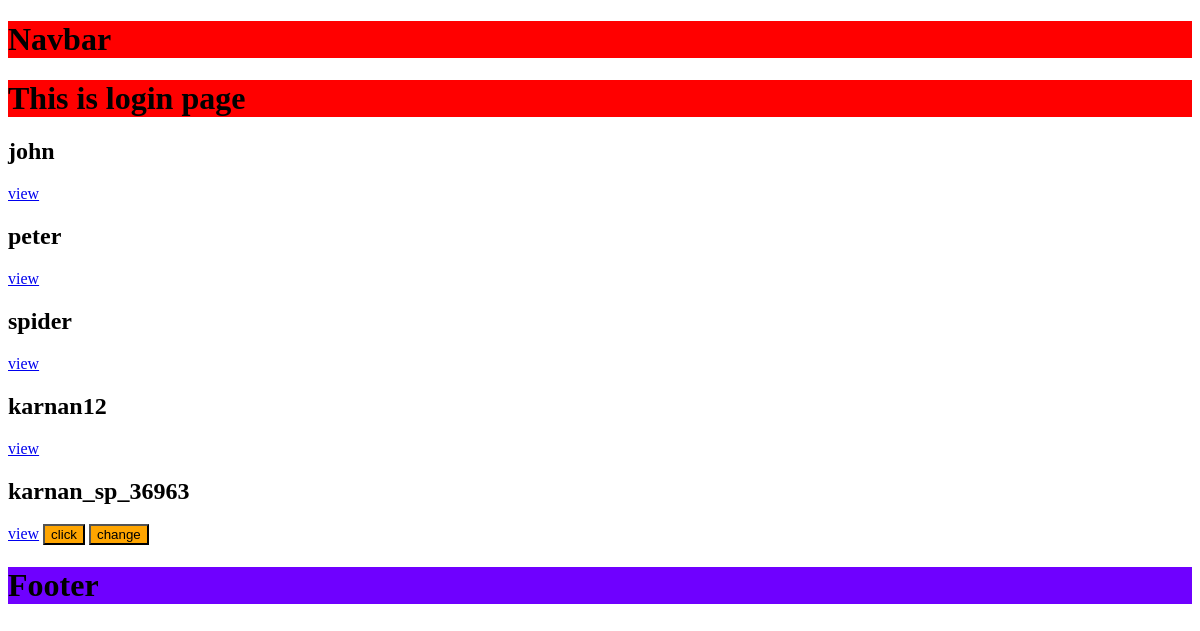
/home/, run on an earlier commit of the app's database.
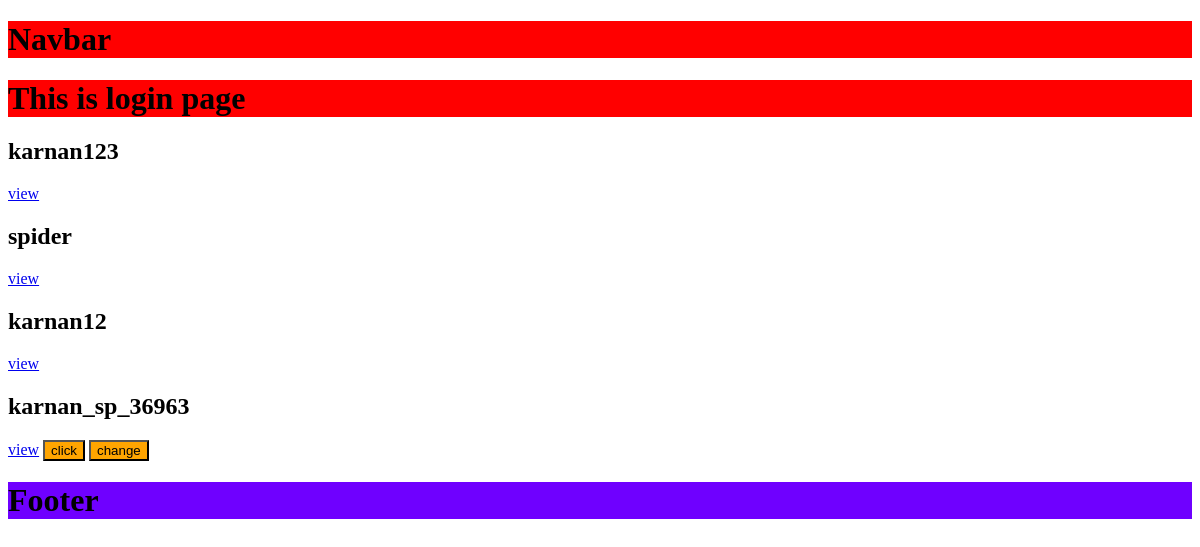
And on a later commit of the database.
### user_post/models.py (models this page shows, shortened)
class User_data(models.Model):
    name = models.CharField(max_length=100)
    email = models.EmailField(unique=True)
    password = models.CharField(max_length=100)

### user_post/views.py (the view)
# urls.py: 2. Add a URL to urlpatterns:  path('', views.home, name='home')
def home(request):
    users = User_data.objects.all()
    return render(request, 'index.html', {'users': users, 'role':"student"})

### user_post/templates/index.html (shortened to what this page needs)
{% extends "base.html" %}
{% block content %}
    <h1>This is login page </h1>
    {% for i in users %}
        {% if role == "admin" %}
                <h2 style="background-color: red;">{{ i.name }}</h2>
                <a href="/profile/delete/{{ i.id }}/">delete</a>
                <a href="/profile/{{ i.id }}">view</a>
                <a href="/profile/update/{{ i.id }}/">update</a>
        {% else %}
        <h2>{{ i.name }}</h2>
       <a href="/profile/{{ i.id }}">view</a>
           {% endif %}
    {% endfor %}
      {% include "btn.html" with name="click" color="red" %}
        {% include "btn.html" with name="change" %}
{% endblock %}

### user_post/templates/base.html (shortened to what this page needs)
{% load static %}
<!DOCTYPE html>
<html lang="en">
<head>
    <link rel="stylesheet" href="{% static 'style.css' %}">
</head>
<body>
    <h1 >Navbar</h1>
    {% block content %}
    {% endblock %}
    <h1 style="background-color: rgb(111, 0, 255);">Footer</h1>
</body>
</html>

### user_post/templates/btn.html
<button style="background-color: orange;">{{ name }}</button>

### user_post/static/style.css (style rules this page uses)
h1 { background-color: red; }

What changed in the data, as far as the page shows it:
removed User_data: name "john"
changed User_data: name "peter" → "karnan123"
